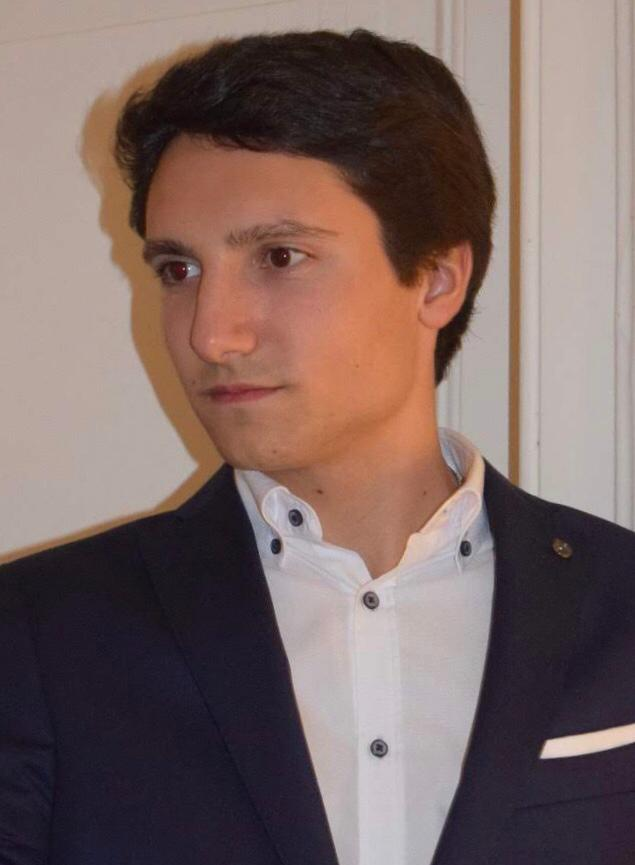
#> input picture lab2/images/LinkedIn pf2.jpeg, 635 x 865 px
$ jupyter execute --allow-errors lab2-linear_models_neural_nets_SVM.ipynb
#> lines starting #> are read from the running program, lines starting #| are printed output that depends on the picture
# Lab 2: Linear models, neural networks and SVMs

Now the first lab is complete which recapped Python, Jupyter Notebooks and NumPy operations and introduced scikit-learn (go back over the lab if you're unsure about anything as this lab builds from it), it's time to implement some key supervised learning algorithms: linear regression, neural networks and support vector machines (SVMs).

## Importing the libraries

This lab requires `h5py` package to interact with a dataset that is stored in an H5 file and `imageio` & `PIL` packages for image processing. If you don't have these packages then install using pip3 or conda, as an example run:
```
$ conda install h5py
```

Firstly, we'll import the required packages by running the cell below.

[cell 1]
import numpy as np
import matplotlib.pyplot as plt
from matplotlib.colors import ListedColormap
from sklearn.linear_model import LinearRegression, LogisticRegression
from sklearn.preprocessing import PolynomialFeatures
from sklearn.neural_network import MLPClassifier
from sklearn.metrics import plot_confusion_matrix
from sklearn.model_selection import GridSearchCV, RandomizedSearchCV
from sklearn.svm import SVC
from sklearn.datasets import make_moons

import h5py
import imageio
from PIL import Image
from utils import * # image processing functions from utils.py

## 1) Linear models for regression
Much of machine learning is about fitting functions to data and we begin with linear models, a class of models that are linear functions of the adjustable parameters. The simplest form of linear models are also linear functions of the input variables (simply known as linear regression). For example, for a 3-dimensional (D=3) input $\mathbf{x}=[x_1, x_2, x_3]^T$, linear regression is a linear combination of the input variables plus a constant $b$:

$$ f(\mathbf{x};\mathbf{w},b) = w_1 x_1 + w_2 x_2 + w_3 x_3 + b = \mathbf{w}^T \mathbf{x}  + b \qquad(1) $$

where $\mathbf{w}$ is a 3-dimensional vector of weights and the constant bias $b$ gives the value of the function at the origin.

We want to find the parameters, $\mathbf{w}$, of the linear function that best fits our training dataset of input-output pairs. We will first express our dataset of N examples as an NxD matrix called the *design matrix*, $X$, and the corresponding observed outputs into an Nx1 column vector, $\mathbf{y}$.

$$ \mathbf{y} = \left[ \begin{array}{c}y^{(1)} \\ y^{(2)} \\ \vdots \\ y^{(N)} \end{array} \right],
    \qquad
    X = \left[ \begin{array}{c}\mathbf{x}^{(1)\top} \\ \mathbf{x}^{(2)\top} \\ \vdots \\ \mathbf{x}^{(N)\top} \end{array} \right]
    = \left[ \begin{array}{cccc}
        x_1^{(1)} & x_2^{(1)} & \cdots & x_D^{(1)} \\
        x_1^{(2)} & x_2^{(2)} & \cdots & x_D^{(2)} \\
        \vdots & \vdots & \ddots & \vdots \\
        x_1^{(N)} & x_2^{(N)} & \cdots & x_D^{(N)} \\
\end{array} \right] $$

$$ \mathbf{f} = X\mathbf{w} + b \qquad(2) $$

Expressing the data in the form of a matrix and vector allows us to use the notation of linear algebra to derive the solution. This improves readability and maps more closely to how this is implemented efficiently in code with matrix-vector operations.

We can compute the total square error of the function values above, compared to the observed training set values:

$$ \sum_{n=1}^N [y^{(n)} - f(\mathbf{x}^{(n)};\mathbf{w},b)]^2 = (\mathbf{y}-\mathbf{f})^T(\mathbf{y}-\mathbf{f}) \qquad(3) $$

The least-squares fitting problem is finding the parameters that minimise this error.

Note that there is a notational trick that allows for the bias term, $b$, to be omitted from equations 1 and 2 above. If we construct our design matrix to include an additional column/dimension (so that it is now NxD+1) containing a vector of 1's then the bias term can simply be interpreted  as another weight (i.e. $b = \mathbf{w}_{D+1}^{(n)}\mathbf{x}_{D+1}^{(n)}$ where $\mathbf{x}_{D+1}^{(n)} = 1$ for all $n$).

### 1.1) Least squares fitting

We will begin by generating a series of points from a given quadratic (non-linear) equation $y=(x-1)(x-5) = x^2-6x+5$ with normally distributed noise added i.e. $\mathcal{N}(\mu=0,\sigma=5)$.

[cell 2]
np.random.seed(0)
N = 30
sigma = 5
x = np.sort(np.random.sample((N,1)))*10
print("X:")
print(x.shape)
print(len(x))
print(x[:3])

noise = np.random.normal(0,sigma,N)
multiplication = (x-1)*(x-5)

y = multiplication + noise.reshape(-1, 1)
# y = (x-1)*(x-5) + np.random.normal(0,sigma,N) --> Why do we get the corresponding output? And why do we end up just selecting one of the 10^0 elements in each row
print("Multiplication:")
print(len(multiplication))
print(multiplication[:3])

print("Noise:")
print(len(noise))
print(noise[:3])
print("Noise Reshaped:")
print(len(noise.reshape(-1, 1)))
print(noise.reshape(-1, 1)[:3])

print("Y:")
print(len(y))
print(y[:3])

fig, ax = plt.subplots(figsize=(6,4))
ax.scatter(x, y)
ax.set_xlabel('x')
ax.set_ylabel('y')
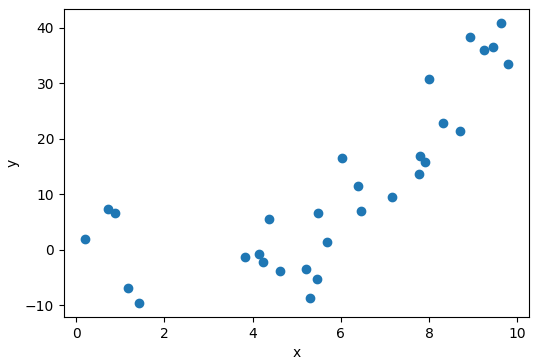
#> figure drawn by matplotlib, 1 panel

Fit a linear function to the generated data, print $w_1$ and $b$ (or $w_0$) and plot the learnt function.

As a helper:
- 1) Create the array $X_{bias}$ by concatenating a vector of ones to $X$ (use [np.concatenate](https://numpy.org/doc/stable/reference/generated/numpy.concatenate.html))
- 2) Calculate $w$ using [np.linalg.lstsq](https://numpy.org/doc/stable/reference/generated/numpy.linalg.lstsq.html)
- 3) Generate predictions $y_{pred}$ for the fitted function
- 4) Plot the learnt linear function alongside the original data points.

[cell 3]
# write your code here]
X_bias = np.concatenate((x, np.ones(len(x)).reshape(-1,1)), axis=1)
print(X_bias[:3])

m, c = np.linalg.lstsq(X_bias, y, rcond=None)[0]
print(m, c)

fig, ax = plt.subplots(figsize=(6,4))
ax.scatter(x, y)
plt.plot(x, m*x + c, 'r')
ax.set_xlabel('x')
ax.set_ylabel('y')
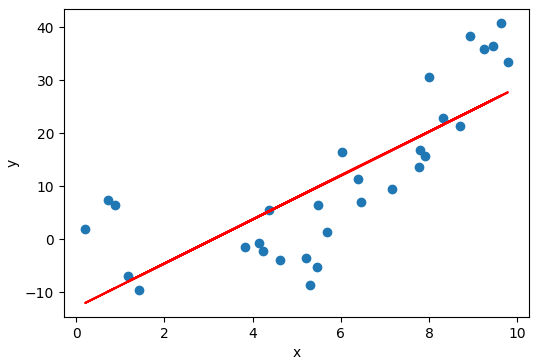
#> figure drawn by matplotlib, 1 panel

Now use [scikit-learn](https://scikit-learn.org/stable/modules/linear_model.html#ordinary-least-squares) to fit the linear model. Do you get the same $w_1$ and $b$ (coefficient and intercept)? Is the model overfitting or underfitting?

[cell 4]
# write your code here

regr = LinearRegression()
regr.fit(x,y)
print(regr.coef_, regr.intercept_)

### 1.2) Non-linear regression: polynomial fitting
Remember that the linear regression model from exercise 1.1 was unable to fit the data well because the data was not linear. We  extend the class of linear models by considering linear combinations of a set of fixed non-linear functions, or basis functions, (see Bishop section 3.1 for more information on basis functions) applied to the input data. Examples of basis functions include the Gaussian basis function and sigmoid basis function but here we will use a polynomial basis function (see Bishop section 3.1 for more details of basis functions). The purpose for doing this is to transform the data into a higher dimensional space such that a linear function can be fit to it.

To fit a polynomial function, we use the following matrix $\Phi$ with the rows $\phi$ consisting of the polynomial basis function.

$$
\Phi = \left[ \begin{array}{ccccc}
        \phi_1(x^{(1)}) & \phi_2(x^{(1)}) & \phi_3(x^{(1)}) & \cdots & \phi_K(x^{(1)}) & \\
        \phi_1(x^{(2)}) & \phi_2(x^{(2)}) & \phi_3(x^{(2)}) & \cdots & \phi_K(x^{(2)}) & \\
        \vdots & \vdots & \vdots & \ddots & \vdots \\
        \phi_1(x^{(N)}) & \phi_2(x^{(N)}) & \phi_3(x^{(N)}) & \cdots & \phi_K(x^{(N)}) & \\
        \end{array} \right] =
        \left[ \begin{array}{ccccc}
        1 & x^{(1)} & {(x^{(1)})}^2 & \cdots & {(x^{(1)})}^{K-1} \\
        1 & x^{(2)} & {(x^{(2)})}^2 & \cdots & {(x^{(2)})}^{K-1} \\
        \vdots & \vdots & \vdots & \ddots & \vdots \\
        1 & x^{(N)} & {(x^{(N)})}^2 & \cdots & {(x^{(N)})}^{K-1} \\
        \end{array} \right]
$$

$$ f(\mathbf{x}) = \mathbf{w}^T \phi (\mathbf{x}) \qquad(4) $$

Notice that the function we are fitting now is non-linear in $\mathbf{x}$ but we can still apply linear regression in the same way as before because the function is still linear in both $\phi(\mathbf{x})$ and $\mathbf{w}$.

Use scikit-learn [PolynomialFeatures](https://scikit-learn.org/stable/modules/generated/sklearn.preprocessing.PolynomialFeatures.html?highlight=polynomial#sklearn.preprocessing.PolynomialFeatures) to fit a second order polynomial to the data, plot the fit line.

[cell 5]
# write your code here

poly = PolynomialFeatures(degree=4)
X_poly=poly.fit_transform(x)

regr.fit(X_poly, y)

""" Y_pred = regr.predict(X_poly)
idx = x.reshape(-1,).argsort() """

x_plot = np.linspace(0,10,200).reshape(-1, 1)
y_pred = regr.predict(poly.transform(x_plot))

fig, ax = plt.subplots(figsize=(6,4))
ax.scatter(x, y)
plt.plot(x_plot,y_pred,color='red')
#plt.plot(x[idx],Y_pred[idx],color='red')
ax.set_xlabel('x')
ax.set_ylabel('y')
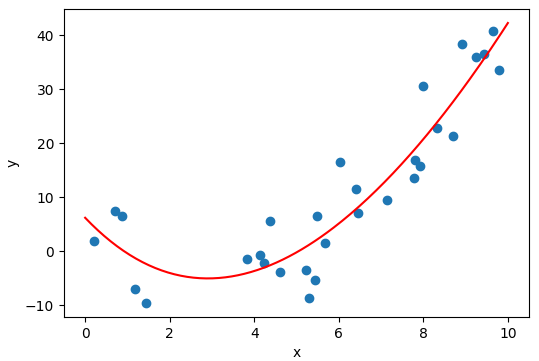
#> figure drawn by matplotlib, 1 panel; curve peaks at x = 10, y = 42.26

Increase the order of the polynomial. When does the model start to overfit? Which order of polynomial would you use?

## 2) Neural Network for Image Classification
In this section we are going to recap the ideas behind deep neural networks and implement a network to classify cat images (I can sense the excitement).

The dataset we will use is a set of labeled images containing cats (label=1) and non-cats (label=0). Run the cell below to load in train and test splits of the dataset from the local `data.h5` file. Make sure you have downloaded this data file in addition to the notebook from the lab repository.

#> (a cell that did not finish here is left out)

The following cell displays an image in the dataset - change the index and re-run the cell to see other images.

[cell 7]
# Example of a cat picture
index = 56
#> (the rest of this cell did not finish here and is left out)

### 2.1) Explore the dataset
Print the values of:
- a) number of training examples (`num_train`)
- b) number of test examples (`num_test`)
- c) size of the image (height/width or the number of pixels).

Note, `train_x_orig` is a numpy-array of shape (`num_train`, `num_px`, `num_px`, 3).

#> (a cell that did not finish here is left out)

### 2.2) Reshape the images
Reshape the training (`train_x_orig`) and test (`test_x_orig`) data sets so that each image is flattened into column vector.

<caption><center> <u>Figure 1</u>: Image to vector conversion. <br> </center></caption>

Print the shape of the reshaped training and testing datasets.

#> (a cell that did not finish here is left out)

### 2.3) Standardise the images
The pixel value is a vector of three numbers (representing the RGB channels) ranging from 0 to 255. A common preprocessing step in machine learning is to standardise your dataset (subtract the mean and then divide by the standard deviation). For picture datasets, it is simpler and more convenient to apply min-max normalisation by dividing every value by 255.

Apply min-max normalization to the dataset and check the minimum and maximum are 0 and 1, respectively.

#> (a cell that did not finish here is left out)

### 2.4) Logistic regression classifier
Logistic regression, despite its name, is a linear model for classification. The probabilities describing the possible outcomes of a classification are modeled using a logistic (sigmoid) function.

$$sigmoid(x) = \frac{1}{1+e^{-x}}$$

Logistic regression can be thought of as a neural network with a single node with a sigmoid activation function.

<caption><center> <u>Figure 2</u>: Logistic regression classifier.</center></caption>

Use scikit-learn's [logistic regression](https://scikit-learn.org/stable/modules/generated/sklearn.linear_model.LogisticRegression.html?highlight=logistic#sklearn.linear_model.LogisticRegression) to train a cat classifier. What's the classifier's accuracy on the training and test sets?

Hint, the classifier `fit` method has the following inputs:
- Training data with shape (`n_samples`, `n_features`)
- Target values with shape (`n_samples`,). Use `.flatten()` to collapse a 2-D array to a 1-D array.

[cell 11]
# write your code here

clf = LogisticRegression(random_state=0, max_iter=400)
#> (the rest of this cell did not finish here and is left out)

### Neural network architecture
We will initially build a fully connected neural network with one hidden layer (i.e. one layer between input and output). When using more than one hidden layer we define it as a deep neural network.

<caption><center> <u>Figure 3</u>: 2-layer neural network.</center></caption>


- ***INPUT:*** $ x = [x_0,x_1,...,x_{12287}] \quad x_i \in [0,1] $

The input is a (64,64,3) image which we have already flattened to a vector of size (12288,1) and standardised.

- ***LINEAR:*** $ z^{[1]} = W^{[1]} x + b^{[1]} $

The input vector is multiplied by the weight matrix $W^{[1]}$ of size $(n^{[1]}, 12288)$ and then a bias term is added in a linear transformation. $n^{[1]}$ is the number of neurons in the hidden layer.

- ***RELU:*** $ a^{[1]} = RELU(z^{[1]}) = max(0,z^{[1]}) $

A non-linear activation function is then applied, in this case a rectified linear unit (or ReLU which outputs the maximum of the input and 0).

- ***LINEAR:*** $ z^{[2]} = W^{[2]} a^{[1]} + b^{[2]} $

A linear transformation is applied to the output of the hidden layer $ a^{[1]} $.

- ***SIGMOID:*** $ \hat{y} = a^{[2]} = \sigma(z^{[2]}) = \frac{1}{1 + e^{-z^{[2]}}} $

Given it's a binary classification task (cat or no cat) then the sigmoid or logistic function is the activation of the output layer (this is automatically selected by scikit-learn).

- ***OUTPUT:*** $ \hat{y} $

The output is the probability the photo contains a cat so if the value is greater than 0.5 the prediction is cat.

The overall process from inputs to outputs is known as forward propagation, see Bishop section 5.1 for more information.

### Training a neural network
Neural networks are trained by learning the weights $W$ and biases $b$ in the hidden and output layers such that the network outputs the correct labels as optimally as possible. How well the network is performing is defined by a loss function, here the log loss (also called logistic regression loss or cross-entropy loss). The cost function $J$ which drives training is the sum of all the errors (log losses) for all the training examples in the training set.

$$ J = -\frac{1}{m}\sum_{i=1}^{m}y^{(i)}\log(\hat{y}^{(i)})+(1-y^{(i)})\log(1-\hat{y}^{(i)}) $$

The goal of neural network optimisation is to learn weights and biases that minimise the cost function. This is done by backpropagating the cost function error from the output layer, through the network to the first hidden layer. During this process the weights and biases are updated by gradient decent optimisation (using the cost function gradient with respect to all weights and bias).

For a parameter $\theta$, a simple gradient decent update rule is $ \theta = \theta - \eta \text{ } d\theta$, where $\eta$ is the learning rate (see Bishop section 5.2 and 5.3 for more information). More complex optimisation algorithms exist, for example the popular [Adam optimiser](https://arxiv.org/pdf/1412.6980).

### 2.4) Implement the neural network in scikit-learn
Thankfully, we don't need to construct the neural network manually and instead can use scikit-learn's [multi-layer perceptron (MLP) classifier](https://scikit-learn.org/stable/modules/generated/sklearn.neural_network.MLPClassifier.html#sklearn.neural_network.MLPClassifier).

Construct and train a neural network using MLP classifier with the following hyperparameters:
- Single hidden layer with 64 neurons.
- RELU activation function
- Stochastic gradient descent optimiser
- Initial learning rate $ \eta = 0.001 $ ($1e-3$)
- No regularisation $ \alpha = 0 $

Plot the loss curve (using `clf.loss_curve_`) which shows the network learning as the number of iteration increases.

Has the loss curve flat-lined? Hint, you may have to specify the `max_iter` and `n_iter_no_change` parameters.

#> (a cell that did not finish here is left out)

### 2.5 Evaluation
How does the neural network perform on the training and test data? Print the training and testing accuracy. Is classifier overfitting?

A confusion matrix is a way to visualise the performance of a classification model by showing the counts of the predicted and actual labels. The following terms are important metrics in classification tasks:
- total number of positives in the dataset i.e. cat images (P)
- total number of negatives in the dataset i.e. non cat images (N)
- number of correct positive predictions (TP)
- number of correct negative predictions (TN)
- number of incorrect positive predictions (FP)
- number of incorrect negative predictions (FN)
- accuracy $= \frac{TP+TN}{P+N}$
- sensitivity, recall or true positive rate $= \frac{TP}{P}$
- specificity or true negative rate $= \frac{TN}{N}$
- precision $= \frac{TP}{TP+FP}$

Plot the [confusion matrix](https://scikit-learn.org/stable/modules/generated/sklearn.metrics.plot_confusion_matrix.html#sklearn.metrics.plot_confusion_matrix) for the test data. Where is the classifier making mistakes?

[cell 13]
# write your code here

from sklearn.metrics import confusion_matrix

#> (the rest of this cell did not finish here and is left out)

### Hyperparameter tuning using cross-validation
The performance of a neural network after training is highly dependent on how the hyperparameters are chosen. In contrast to the network parameters, $W$ and $b$, a hyperparameter refers to something that is fixed (usually manually chosen by the person training the model) throughout training and used to control the training process. Hyperparameters include the number of hidden layers, number of neurons in the hidden layers, learning rate, mini-batch size (for stochastic gradient descent optimisers) and regularisation parameter $\alpha$.

Cross-validation (CV for short) is used to evaluate model performance for model selection and to tune hyperparameters. In k-fold CV the training set is split into k smaller sets (called folds) and each fold is used as a validation set for models trained on all the other folds.

<caption><center> <u>Figure 3</u>: 5 fold cross validation.</center></caption>

The performance of a model is measured by the average score (error) for all the fold. A test set should still be held out for final evaluation. For more information on CV see Bishop section 1.3.

Scikit-learn offers two approaches to search the hyperparameter space using cross validation: [GridSearchCV](https://scikit-learn.org/stable/modules/generated/sklearn.model_selection.GridSearchCV.html#sklearn.model_selection.GridSearchCV) which considers all parameter combinations and [RandomizedSearchCV](https://scikit-learn.org/stable/modules/generated/sklearn.model_selection.RandomizedSearchCV.html#sklearn.model_selection.RandomizedSearchCV) which samples a given number of candidates from a parameter space with a specified distribution.

### 2.6) Tune the learning rate and regularisation parameter using CV
The learning rate $\eta$ is an important hyperparameter to tune. Choosing a value that is too small will result in training that takes too long to converge and a value too large will cause instabilities in the training that prevent convergence. The regularisation parameter $\alpha$ controls the weighting of L2 regularisation in the cost function to help with overfitting by encouraging smaller weights leading to a smoother decision boundary.

Use RandomizedSearchCV to perform hyperparameter tuning of learning rate and regularisation parameter (limit the number of iterations `n_iter` ~10 and number of folds `cv` ~ 3 keep to reasonable training times).

A good methodology is to start with a wide range of hyperparameter values before homing in over a finer range.

Hint, use [numpy.logspace](https://numpy.org/doc/stable/reference/generated/numpy.logspace.html) to define the range of the hyperparameters spaced over a log scale for example:
```Python
alphas = np.logspace(-3, 0, 100)
learning_rates = np.logspace(-4, -2, 100)
```

[cell 14]
# write your code here

distributions = dict(alpha = np.logspace(-3, 0, num=100), learning_rate_init = np.logspace(-4, -2, num=100))

randomizedSearch = RandomizedSearchCV(clf, distributions, cv=3, scoring='accuracy', random_state=0, verbose=2)
#> (the rest of this cell did not finish here and is left out)

It is common to create deep networks for most tasks with complexity controlled not by the network size (number of layers and nodes per layer) but with regularisation. Regularisation is a general term describing ways to control the complexity of a neural network in order to avoid overfitting. We have already discussed (and tuned) the L2 regularisation term of the error function.

Dropout is another regularisation technique and has been shown as an effective way of preventing overfitting but is unfortunately not implemented scikit-learn MLP. For dropout it's recommended to use either the [PyTorch](https://pytorch.org/tutorials/) or [TensorFlow/Keras](https://www.tensorflow.org/tutorials) frameworks which offer far more flexibility in neural network architectures as opposed to scikit-learn and faster training on GPUs.

Can you improve the performance of the network by tuning the various hyperparameters?

### 2.7) Just for fun, test your classifier with your own image
Upload a photo into the images folder and change the `my_image` variable in the cell below.

[cell 15]
my_image = "LinkedIn pf2.jpeg" # change this to the name of your image file

fname = "images/" + my_image
image = np.array(imageio.imread(fname))
#> image is the input picture: shape (865, 635, 3); mean R, G, B 123.5, 103.1, 99.5
#> (the rest of the program and of its run is left out)
